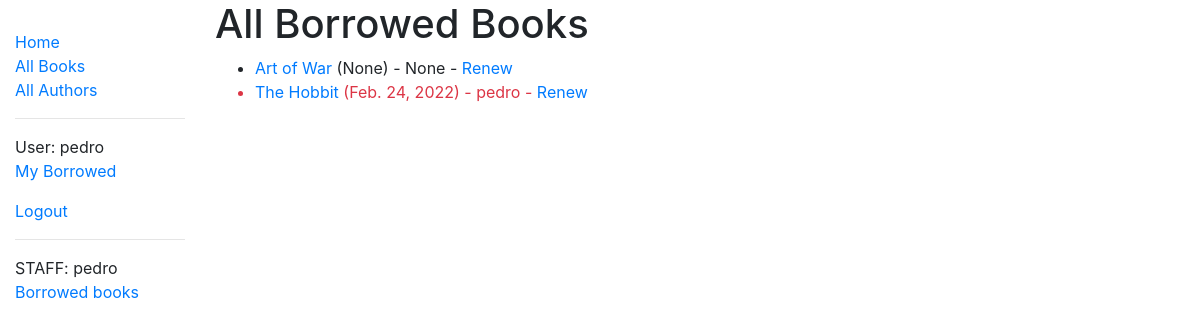
/catalog/borrowed/ (signed in), run on an earlier commit of the app's database.
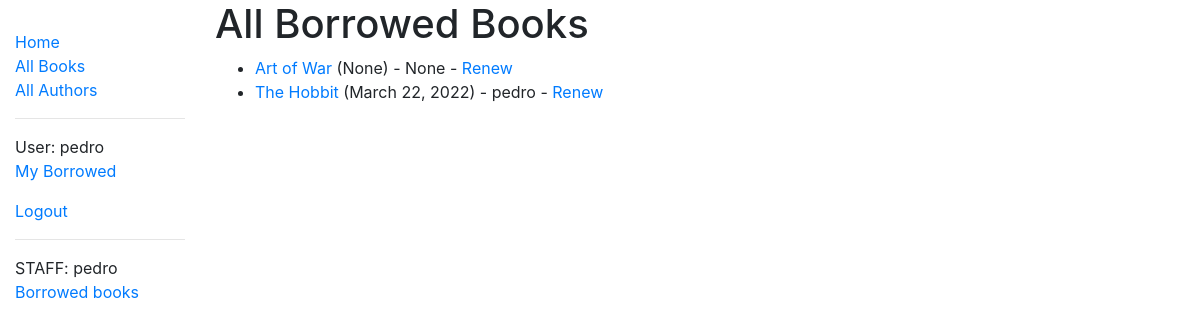
And on a later commit of the database.
### catalog/models.py (models this page shows, shortened)
class BookInstance(models.Model):
    id = models.UUIDField(primary_key=True, default=uuid.uuid4, help_text='Unique ID for this particular book across whole library')
    book = models.ForeignKey('Book', on_delete=models.SET_NULL, null=True)
    imprint = models.CharField(max_length=200)
    due_back = models.DateField(null=True, blank=True)
    borrower = models.ForeignKey(User, on_delete=models.SET_NULL, null=True, blank=True)
    LOAN_STATUS = (
        ('m', 'Maintenance'),
        ('o', 'On loan'),
        ('a', 'Available'),
        ('r', 'Reserved'),
    )
    status = models.CharField(
        max_length=1,
        choices=LOAN_STATUS,
        blank=True,
        default='m',
        help_text='Book availability',
    )
    class Meta:
        ordering = ['due_back']
        permissions = (("can_make_returned", "Set book as returned"),)
    @property
    def is_overdue(self):
        if self.due_back and date.today() > self.due_back:
            return True
        return False

class Book(models.Model):
    title = models.CharField(max_length=200)
    author = models.ForeignKey('Author', on_delete=models.SET_NULL, null=True)
    summary = models.TextField(max_length=1000, help_text='Enter a brief description of the book')
    isbn = models.CharField('ISBN', max_length=13, help_text='13 Character <a href="https://www.isbn-international.org/content/what-isbn">ISBN number</a>')
    genre = models.ManyToManyField(Genre, help_text='Select a genre for this book')
    def display_genre(self):
        return ', '.join(genre.name for genre in self.genre.all()[:3])
    display_genre.short_description = 'Genre'

### catalog/views.py (the view)
# urls.py: path(r'borrowed/', views.LoanedAllBooksListView.as_view(), name='all-borrowed'),
class LoanedAllBooksListView(PermissionRequiredMixin, generic.ListView):
    model = BookInstance
    permission_required = 'catalog.can_mark_returned'
    template_name = 'catalog/bookinstance_list_borrowed_all.html'
    paginate_by = 5
    def get_queryset(self):
        return BookInstance.objects.filter(status__exact='o').order_by('due_back')

### templates/catalog/bookinstance_list_borrowed_all.html
{% extends 'base.html' %}
{% block content %}
    <h1>All Borrowed Books</h1>
    {% if bookinstance_list %}
    <ul>
      {% for bookinst in bookinstance_list %}
      <li class="{% if bookinst.is_overdue %}text-danger{% endif %}">
        <a href="{% url 'book-detail' bookinst.book.pk %}">{{bookinst.book.title}}</a> ({{ bookinst.due_back }}) {% if user.is_staff %}- {{ bookinst.borrower }}{% endif %} {% if perms.catalog.can_mark_returned %}- <a href="{% url 'renew-book-librarian' bookinst.id %}">Renew</a>  {% endif %}
      </li>
      {% endfor %}
    </ul>
    {% else %}
      <p>There are no books borrowed.</p>
    {% endif %}
{% endblock %}

What changed in the data, as far as the page shows it:
changed BookInstance "The Hobbit": due_back "Feb. 24, 2022" → "March 22, 2022"
